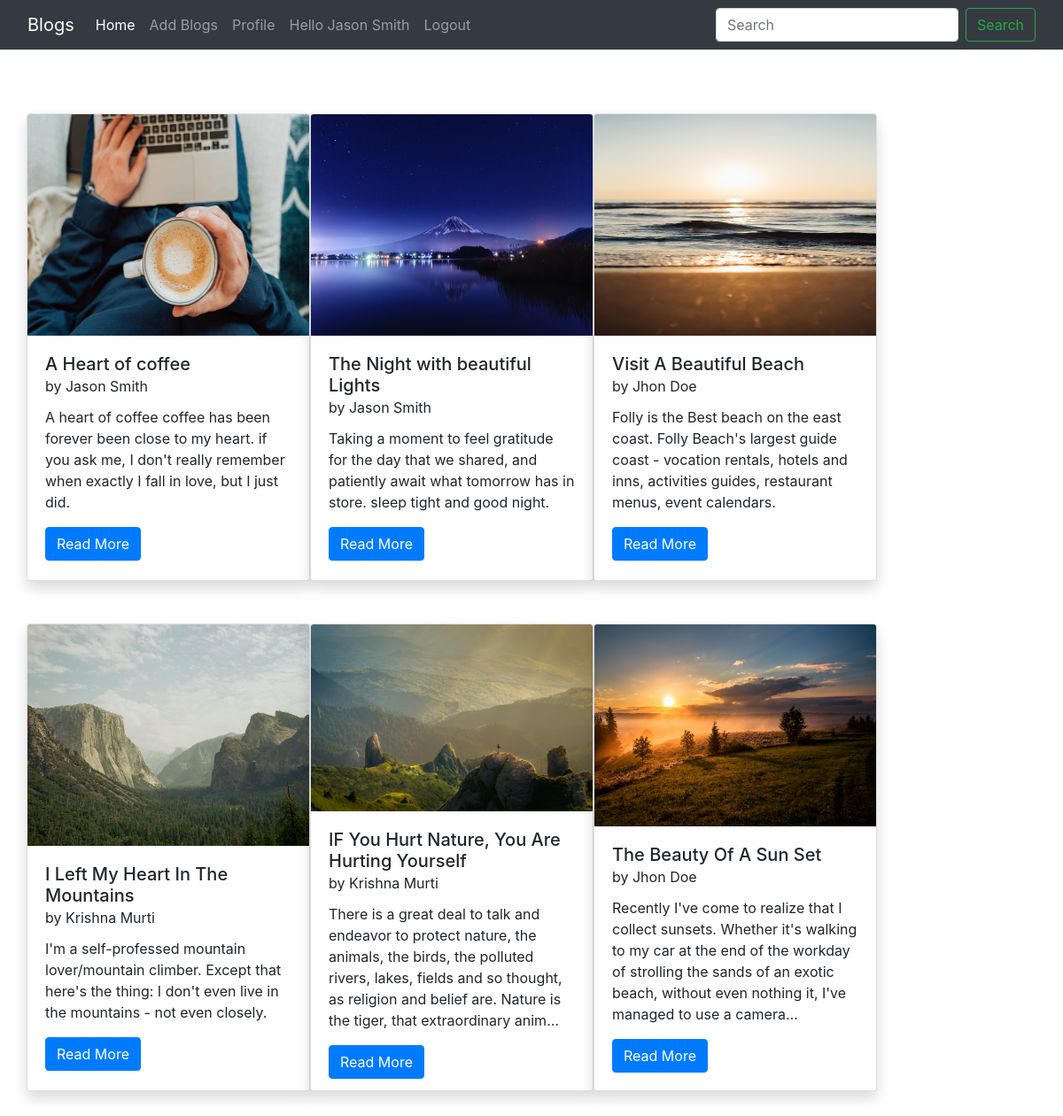
/ (signed in), run on the app's committed database.
### blog/models.py (models this page shows, shortened)
class BlogPost(models.Model):
    title = models.CharField(max_length= 300)
    author = models.ForeignKey(User, on_delete= models.CASCADE)
    slug = models.CharField(max_length= 130)
    content=models.TextField()
    image = models.ImageField(upload_to="profile_pics", blank=True, null=True)
    dateTime=models.DateTimeField(auto_now_add=True)

### blog/views.py (the view)
# urls.py: path('',views.blogs,name='blogs'),
@login_required(login_url='signIn')
def blogs(request):
    posts = BlogPost.objects.all()
    posts = BlogPost.objects.filter().order_by('-dateTime')
    return render(request,'blog.html',{'posts':posts})

### templates/blog.html (shortened to what this page needs)
{% extends 'base.html' %}
{% block content %}
<div class="container mt-5 mb-3">
    <div class="row">
        {% for post in posts %}
        <div class="col-4-lg my-4">
            <div class="card shadow" style="width: 20rem;height: 33rem;">
                <img src="/media/{{post.image}}" class="card-img-top" alt="..." height="250px">
                <div class="card-body">
                    <h5 class="card-title">{{post.title}} <br><small>by {{post.author}} </small></h5>
                    <p class="card-text">{{post.content| truncatechars:210}}</p>
                    <a href="blog/{{post.slug}}" class="btn btn-primary">Read More</a>
                </div>
            </div>
        </div>
        {% endfor %}
    </div>
</div>
{% endblock %}

### templates/base.html (shortened to what this page needs)
<!doctype html>
<html lang="en">
  <head>
    <link rel="stylesheet" href="https://stackpath.bootstrapcdn.com/bootstrap/4.3.1/css/bootstrap.min.css">
  </head>
  <body>
    <nav class="navbar navbar-expand-lg navbar-dark bg-dark">
        <div class="container-fluid">
            <a class="navbar-brand" href="/">Blogs</a>
            <div class="collapse navbar-collapse" id="collapsibleNavId">
                <ul class="navbar-nav mr-auto mt-2 mt-lg-0">
                    <li class="nav-item active">
                        <a class="nav-link" href="/">Home <span class="sr-only">(current)</span></a>
                    </li>
                    {% if user.is_authenticated %}
                    <li class="nav-item">
                        <a class="nav-link" href="/add_blogs">Add Blogs</a>
                    </li>
                    <li class="nav-item">
                        <a class="nav-link" href="/user_profile">Profile</a>
                    </li>
                    <li class="nav-item">
                        <a class="nav-link" href="#"> Hello {{request.user}}</a>
                    </li>
                    <li class="nav-item">
                        <a class="nav-link" href="/signOut">Logout</a>
                    </li>
                    {% else %}
                        <a class="nav-link" href="/signUp">Register</a>
                    </li>
                    <li class="nav-item">
                        <a class="nav-link" href="/signIn">Login</a>
                    </li>
                    {% endif %}
                </ul>
                <form class="form-inline my-2 my-lg-0" method="post" action="/search">{% csrf_token %}
                    <input class="form-control mr-sm-2" type="search" placeholder="Search" name="searched" id="searched" aria-label="search">
                    <button href="/search" class="btn btn-outline-success my-2 my-sm-0" type="submit">Search</button>
                </form>
            </div>
        </nav>
        {% block content %} {% endblock %}
  </body>
</html>

### data on the page
BlogPost: image (picture), title "A Heart of coffee", author "Jason Smith", content "A heart of coffee coffee has been forever been close to my heart. if you ask me, I don't really remember when exactly I fall in love, but I just did."
BlogPost: image (picture), title "The Night with beautiful Lights", author "Jason Smith", content "Taking a moment to feel gratitude for the day that we shared, and patiently await what tomorrow has in store. sleep tight and good night."
BlogPost: image (picture), title "Visit A Beautiful Beach", author "Jhon Doe", content "Folly is the Best beach on the east coast. Folly Beach's largest guide coast - vocation rentals, hotels and inns, activities guides, restaurant menus, event calendars."
BlogPost: image (picture), title "I Left My Heart In The Mountains", author "Krishna Murti", content "I'm a self-professed mountain lover/mountain climber. Except that here's the thing: I don't even live in the mountains - not even closely."
BlogPost: image (picture), title "IF You Hurt Nature, You Are Hurting Yourself", author "Krishna Murti", content "There is a great deal to talk and endeavor to protect nature, the animals, the birds, the polluted rivers, lakes, fields and so thought, as religion and belief are. Nature is the tiger, that extraordinary anim…"
BlogPost: image (picture), title "The Beauty Of A Sun Set", author "Jhon Doe", content "Recently I've come to realize that I collect sunsets. Whether it's walking to my car at the end of the workday of strolling the sands of an exotic beach, without even nothing it, I've managed to use a camera…"

### other printed values
{{ request.user }} "Jason Smith"
